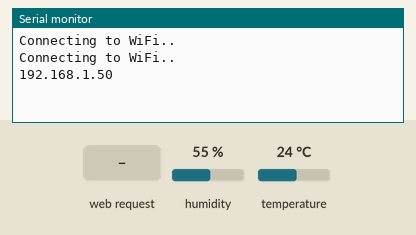
Simulated run of this sketch. Board: ESP32. Shown: the last lines printed to the serial monitor. The inputs (shaded band) are chosen by the test bench; at power-on: humidity 55 %, temperature 24 °C. WiFi joins after 1.5 s; servers stay silent unless stated.

Above: at 3.2 s.
3.3 s: HTTP request GET /temperature received
At 4.3 s:
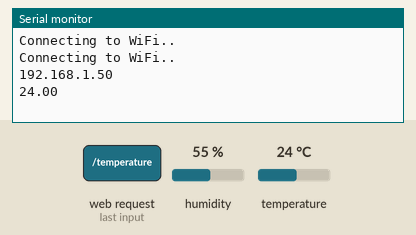
4.8 s: HTTP request GET /humidity received
At 5.7 s:
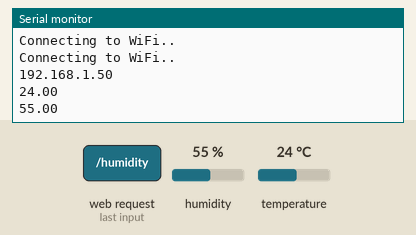

The sketch:

WebSite_TempHUM.ino
```cpp
/*********
  Rui Santos
  Complete project details at https://randomnerdtutorials.com
*********/

// Import required libraries
#include "WiFi.h"
#include "ESPAsyncWebServer.h"
#include <Adafruit_Sensor.h>
#include <DHT.h>

// Replace with your network credentials
const char* ssid = "linksys";
const char* password = "Audiovisual";

#define DHTPIN 4      // Digital pin connected to the DHT sensor

// Uncomment the type of sensor in use:
//#define DHTTYPE    DHT11     // DHT 11
#define DHTTYPE    DHT11     // DHT 22 (AM2302)
//#define DHTTYPE    DHT21     // DHT 21 (AM2301)

DHT dht(DHTPIN, DHTTYPE);

// Create AsyncWebServer object on port 80
AsyncWebServer server(80);

String readDHTTemperature() {
  // Sensor readings may also be up to 2 seconds 'old' (its a very slow sensor)
  // Read temperature as Celsius (the default)
  float t = dht.readTemperature();
  // Read temperature as Fahrenheit (isFahrenheit = true)
  //float t = dht.readTemperature(true);
  // Check if any reads failed and exit early (to try again).
  if (isnan(t)) {
    Serial.println("Failed to read from DHT sensor!");
    return "--";
  }
  else {
    Serial.println(t);
    return String(t);
  }
}

String readDHTHumidity() {
  // Sensor readings may also be up to 2 seconds 'old' (its a very slow sensor)
  float h = dht.readHumidity();
  if (isnan(h)) {
    Serial.println("Failed to read from DHT sensor!");
    return "--";
  }
  else {
    Serial.println(h);
    return String(h);
  }
}

const char index_html[] PROGMEM = R"rawliteral(
<!DOCTYPE HTML><html>
<head>
  <meta name="viewport" content="width=device-width, initial-scale=1">
  <link rel="stylesheet" href="https://use.fontawesome.com/releases/v5.7.2/css/all.css" integrity="sha384-fnmOCqbTlWIlj8LyTjo7mOUStjsKC4pOpQbqyi7RrhN7udi9RwhKkMHpvLbHG9Sr" crossorigin="anonymous">
  <style>
    html {
     font-family: Arial;
     display: inline-block;
     margin: 0px auto;
     text-align: center;
    }
    h2 { font-size: 3.0rem; }
    p { font-size: 3.0rem; }
    .units { font-size: 1.2rem; }
    .dht-labels{
      font-size: 1.5rem;
      vertical-align:middle;
      padding-bottom: 15px;
    }
  </style>
</head>
<body>
  <h2>ESP32 DHT Server</h2>
  <p>
    <i class="fas fa-thermometer-half" style="color:#059e8a;"></i>
    <span class="dht-labels">Temperature</span>
    <span id="temperature">%TEMPERATURE%</span>
    <sup class="units">&deg;C</sup>
  </p>
  <p>
    <i class="fas fa-tint" style="color:#00add6;"></i>
    <span class="dht-labels">Humidity</span>
    <span id="humidity">%HUMIDITY%</span>
    <sup class="units">%</sup>
  </p>
</body>
<script>
setInterval(function ( ) {
  var xhttp = new XMLHttpRequest();
  xhttp.onreadystatechange = function() {
    if (this.readyState == 4 && this.status == 200) {
      document.getElementById("temperature").innerHTML = this.responseText;
    }
  };
  xhttp.open("GET", "/temperature", true);
  xhttp.send();
}, 10000 ) ;

setInterval(function ( ) {
  var xhttp = new XMLHttpRequest();
  xhttp.onreadystatechange = function() {
    if (this.readyState == 4 && this.status == 200) {
      document.getElementById("humidity").innerHTML = this.responseText;
    }
  };
  xhttp.open("GET", "/humidity", true);
  xhttp.send();
}, 10000 ) ;
</script>
</html>)rawliteral";

// Replaces placeholder with DHT values
String processor(const String& var){
  //Serial.println(var);
  if(var == "TEMPERATURE"){
    return readDHTTemperature();
  }
  else if(var == "HUMIDITY"){
    return readDHTHumidity();
  }
  return String();
}

void setup(){
  // Serial port for debugging purposes
  Serial.begin(115200);

  dht.begin();

  // Connect to Wi-Fi
  WiFi.begin(ssid, password);
  while (WiFi.status() != WL_CONNECTED) {
    delay(1000);
    Serial.println("Connecting to WiFi..");
  }

  // Print ESP32 Local IP Address
  Serial.println(WiFi.localIP());

  // Route for root / web page
  server.on("/", HTTP_GET, [](AsyncWebServerRequest *request){
    request->send_P(200, "text/html", index_html, processor);
  });
  server.on("/temperature", HTTP_GET, [](AsyncWebServerRequest *request){
    request->send_P(200, "text/plain", readDHTTemperature().c_str());
  });
  server.on("/humidity", HTTP_GET, [](AsyncWebServerRequest *request){
    request->send_P(200, "text/plain", readDHTHumidity().c_str());
  });

  // Start server
  server.begin();
}

void loop(){

}
```

Measured:
- after the input at 3.3 s, the serial monitor: prints a new line at once (image 1)
- after the input at 4.8 s, the serial monitor: prints a new line at once (image 2)
